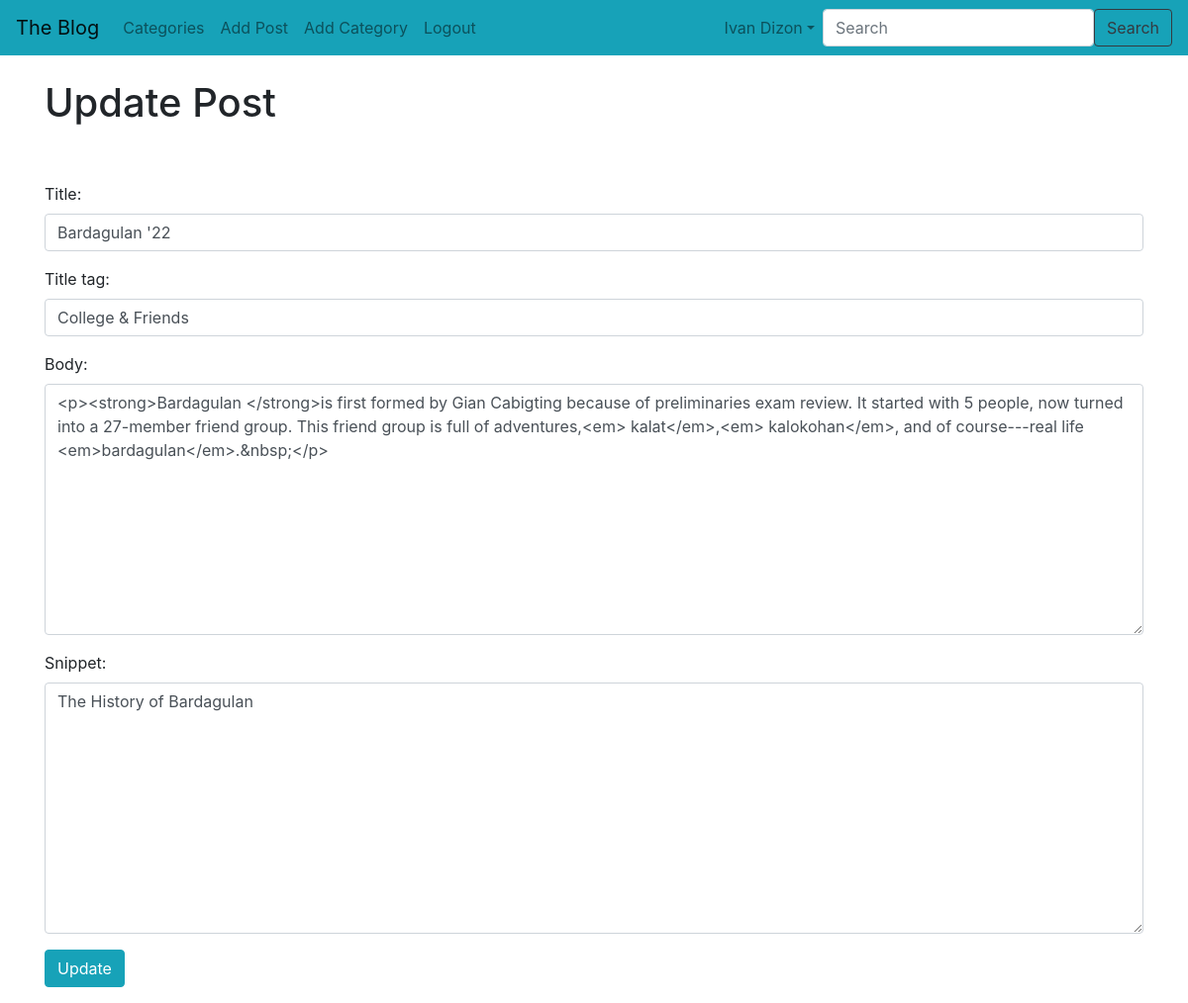
/article/edit/29 (signed in), run on the app's committed database.
### bloggerist/models.py (models this page shows, shortened)
class Post(models.Model):
    title = models.CharField(max_length=255)
    header_image = models.ImageField(null=True, blank=True, upload_to="images/")
    title_tag = models.CharField(max_length=255)
    author = models.ForeignKey(User, on_delete=models.CASCADE)
    body = RichTextField(blank=True, null=True)
    post_date = models.DateField(auto_now_add=True)
    category = models.CharField(max_length=255, default='coding')
    snippet = models.CharField(max_length=255)
    likes = models.ManyToManyField(User, related_name='blog_posts')

### bloggerist/views.py (the view)
# urls.py: path('article/edit/<int:pk>', UpdatePostView.as_view(), name='update_post'),
class UpdatePostView(UpdateView):
    model = Post
    form_class = EditForm
    template_name = 'update_post.html'

### bloggerist/forms.py
class EditForm(forms.ModelForm):
    class Meta:
        model = Post
        fields = ('title', 'title_tag', 'body', 'snippet')
        widgets = {
            'title': forms.TextInput(attrs={'class': 'form-control'}),
            'title_tag': forms.TextInput(attrs={'class': 'form-control'}),
            'body': forms.Textarea(attrs={'class': 'form-control'}),
            'snippet': forms.Textarea(attrs={'class': 'form-control'}),
        }

### templates/update_post.html (shortened to what this page needs)
{% extends 'base.html' %}
{% block content %}
{% if user.is_authenticated %}
    {% if user.id == post.author.id %}
        <h1>Update Post</h1>
        <br/> <br/>
        <div class="form-group">
            <form method="POST">
                {{ form.as_p }}
                <button class="btn btn-info">Update</button>
        </form>
        </div>
        {% else %}
            You are not allowed here!
        {% endif %}
{% else %}
You are not allowed here!
{% endif %}
{% endblock %}

### templates/base.html (shortened to what this page needs)
<!doctype html>
<html lang="en" xmlns="http://www.w3.org/1999/html">
  <head>
    <link rel="stylesheet" href="https://cdn.jsdelivr.net/npm/bootstrap@4.4.1/dist/css/bootstrap.min.css">
  </head>
  <body>
    <nav class="navbar navbar-expand-lg navbar-light bg-info">
  <a class="navbar-brand" href="{% url 'home' %}">The Blog</a>
        <ul class="navbar-nav mr-auto">
            {% if cat_menu %}
                <li class="nav-item dropdown">
                    <a class="nav-link dropdown-toggle" href="#" id="navbarDropdown" role="button" data-toggle="dropdown" aria-haspopup="true" aria-expanded="false">
                        Categories
                    </a>
                    <div class="dropdown-menu" aria-labelledby="navbarDropdown">
                        {% for item in cat_menu %}
                            <a class="dropdown-item" href="{% url 'category' item %}">{{ item }}</a>
                        {% endfor %}
                    </div>
                </li>
            {% else %}
                <li class="nav-item">
                    <a class="nav-link" href="{% url 'category-list' %}">Categories</a>
                </li>
            {% endif %}
            {% if user.is_authenticated %}
                <li class="nav-item">
                    <a class="nav-link" href="{% url 'add_post' %}">Add Post</a>
                </li>
                <li class="nav-item">
                    <a class="nav-link" href="{% url 'add_category' %}">Add Category</a></li>
                <li class="nav-item">
                    <a class="nav-link" href="{% url 'logout' %}">Logout</a>
                </li>
            {% endif %}
    </ul>
    {% if user.is_authenticated %}
        <ul class="navbar-nav ml-auto">
        <li class="nav-item dropdown">
                    <a class="nav-link dropdown-toggle"
                       href="#" id="navbarDropdown" role="button" data-toggle="dropdown" aria-haspopup="true"
                       aria-expanded="false">{{ user.first_name }} {{ user.last_name }}</a>
                </li>
        </ul>
    {% endif %}
    <form class="form-inline my-2 my-lg-0" method=POST action="{% url 'search-bar' %}">
      <input class="form-control mem-2" type="search" placeholder="Search" aria-label="Search", name="Search">
      <button class="btn btn-outline-dark my-2 my-sm-0" type="submit">Search</button>
    </form>
</nav>
    <br/>
    <div class="container">
    {% block content %}
    {% endblock %}
    </div>
  </body>
</html>

### data on the page
Post: title "Bardagulan '22", title_tag "College & Friends", body "<p><strong>Bardagulan </strong>is first formed by Gian Cabigting because of preliminaries exam review. It started with 5 people, now turned into a 27-member friend group. This friend group is full of adventures,<em> kalat</em>,<em> kalokohan</em>, and of course---real life <em>bardagulan</em>.&nbsp;</p>", snippet "The History of Bardagulan"

### other printed values
{{ user.first_name }} "Ivan"
{{ user.last_name }} "Dizon"
